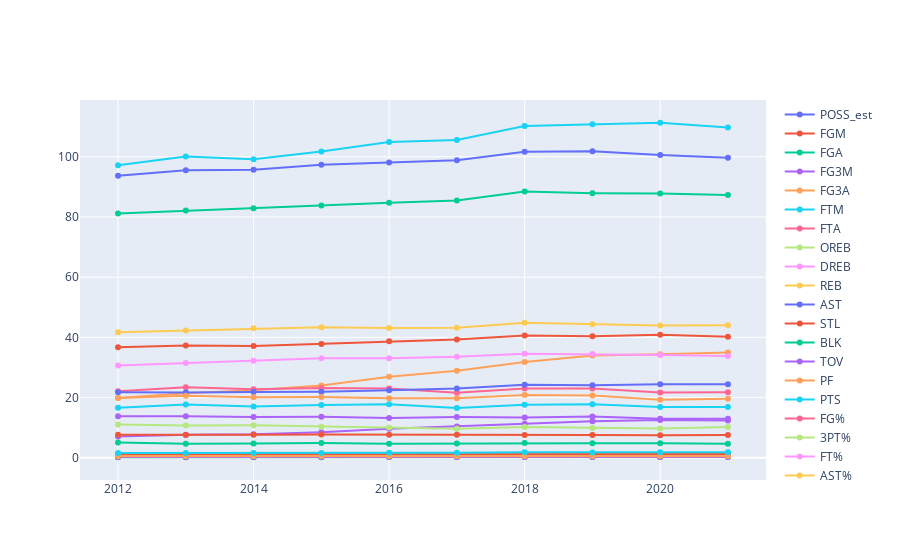

Notebook cell for this chart:
### Markdown cell above
#### yukardaki verilerde görüldüğü gibi yıllar geçtikçe POSS_est ve points verileri artış göstermektedir, oyunu hızının arttığını ve atılan başarı üçlükler ile oyun yapısının yıllar geçtikçe değiştiğini gözlemleyebiliriz

### Code cell
change_per48_df = change_df.copy()
for col in change_per48_df.columns[2:18]:
    change_per48_df[col] = change_per48_df[col]/change_per48_df['MIN']*48*5
    
change_per48_df.drop(columns='MIN', inplace=True)

fig = go.Figure()
for col in change_per48_df.columns[1:]:
    fig.add_trace(go.Scatter(x=change_per48_df['Season_start_year'],
                             y=change_per48_df[col], name=col))
    
fig.show()
